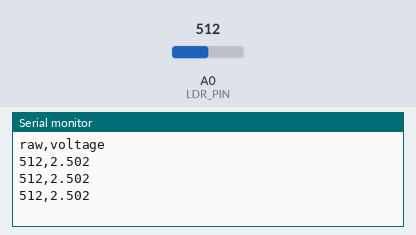
Recording of a sketch running on a simulated Arduino Uno, built with avr-gcc and run on an emulated ATmega328P. Parts: the last lines printed to the serial monitor. The test bench sets the inputs (shaded band); at power-on: A0 (LDR_PIN) = 512.

Above: at 1.2 s.
1.3 s: A0 (LDR_PIN) set to 716
At 1.9 s:
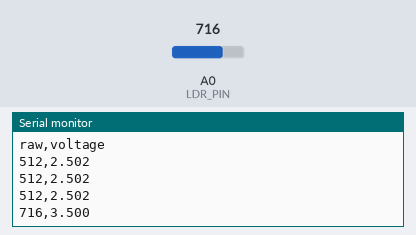
2.8 s: A0 (LDR_PIN) set to 900
At 3.4 s:
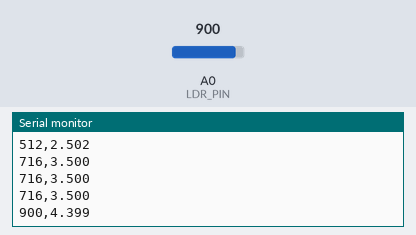
Timing chart, 0 to 5.8 s (numbered marks = the images above; inputs shaded):
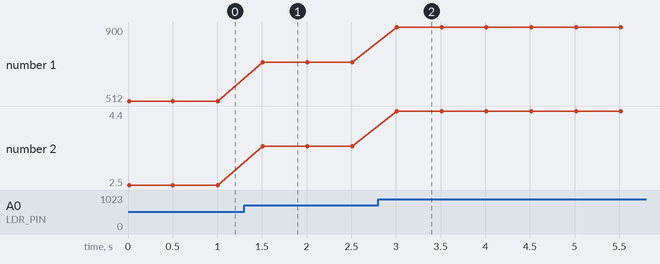

Measured:
- after the input at 1.3 s, the serial monitor: prints a new line after 0.21 s (image 1)
- after the input at 2.8 s, the serial monitor: prints a new line after 0.21 s (image 2)
- plotted number 1: 512 → 716 after the input at 1.3 s, 716 → 900 after the input at 2.8 s
- plotted number 2: 2.5 → 3.5 after the input at 1.3 s, 3.5 → 4.4 after the input at 2.8 s

The sketch:

LDR.ino
```cpp
const uint8_t LDR_PIN = A0;
const float VREF = 5.0;

int readAveraged(uint8_t pin, uint8_t samples = 8) {
  long sum = 0;
  for (uint8_t i = 0; i < samples; i++) sum += analogRead(pin);
  return (int)(sum / samples);
}

void setup() {
  Serial.begin(9600);
  Serial.println(F("raw,voltage"));
}

void loop() {
  int raw = readAveraged(LDR_PIN);
  float v = raw * (VREF / 1023.0);
  Serial.print(raw); Serial.print(','); Serial.println(v, 3);
  delay(500);
}
```
